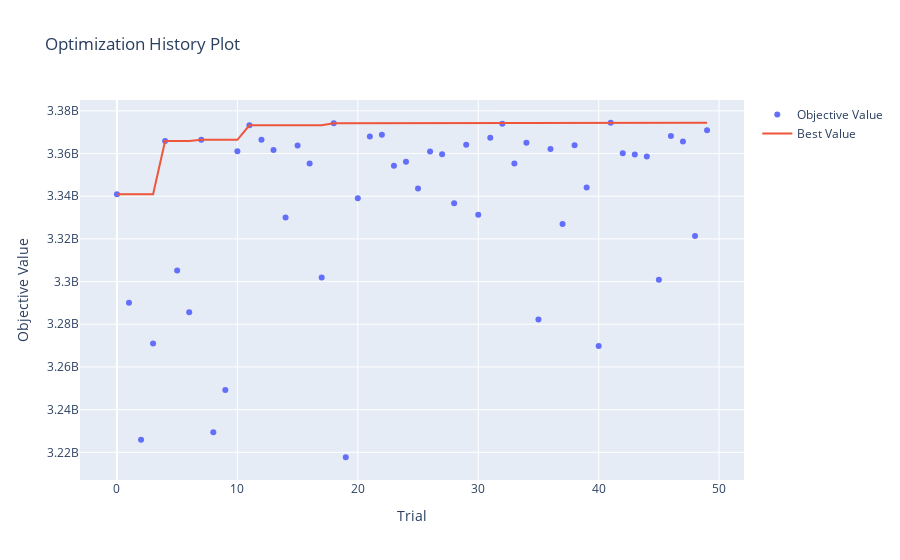

Source (notebook cell):
### Markdown cell above
Analizamos los resultados as usual

### Code cell
optuna.visualization.plot_optimization_history(study)
